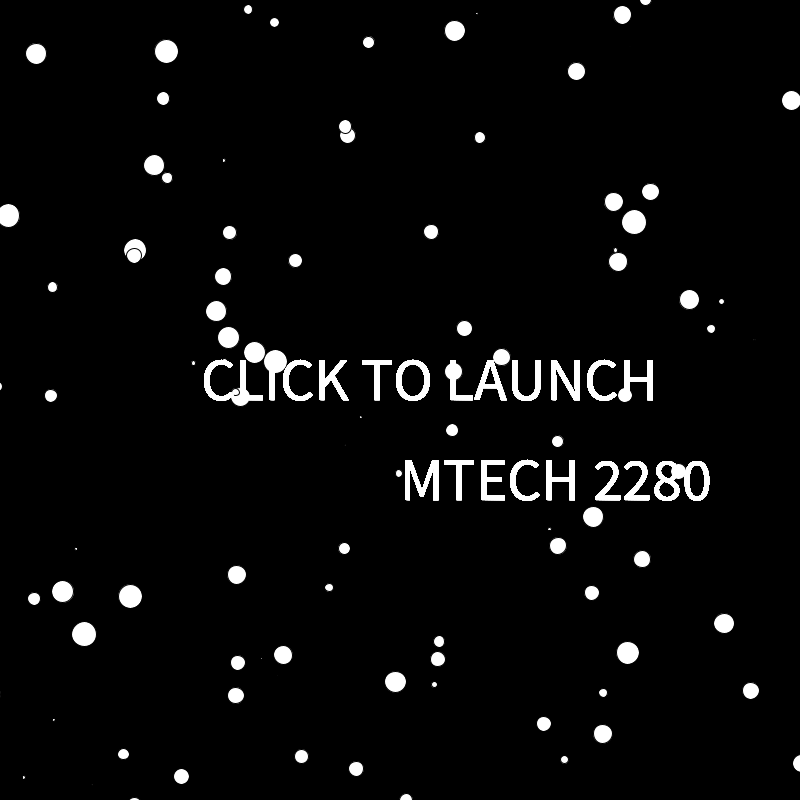
Frame 1 (no input)
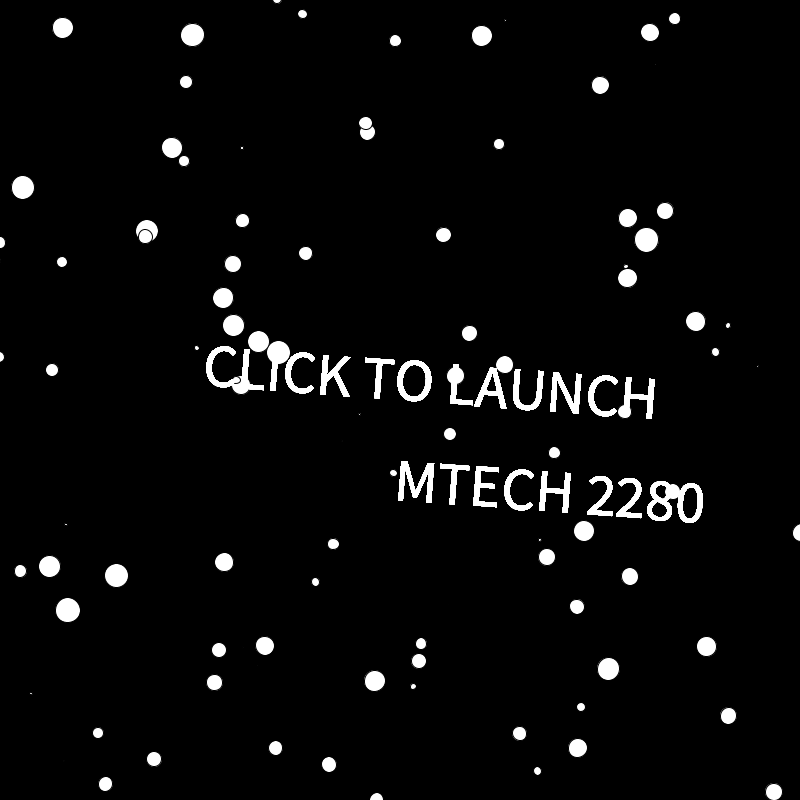
Frame 60 (the mouse pressed at the canvas centre just before this capture)
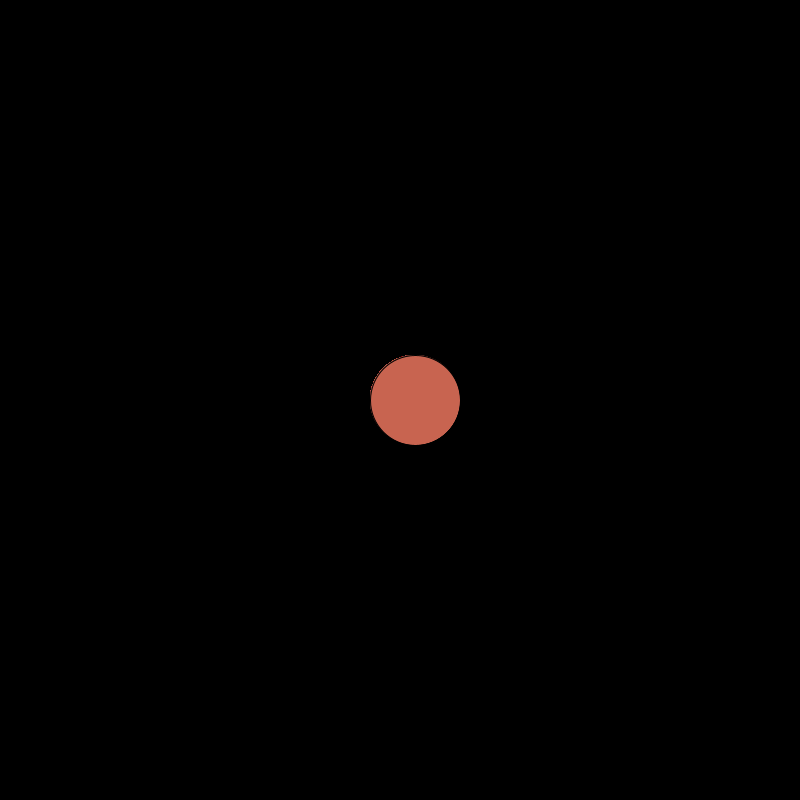
Frame 120 (the mouse held since frame 60 and released just before this capture)

The Processing sketch that drew these frames (run headless with seeded random() and noise(); from frame 60 on, the mouse is pressed at the canvas centre):

// Processing sketch: Midterm_Final_ish_
// ── Midterm_Final_ish_.pde
//Midterm - Travel to marsw
/*
!INSTRUCTIONS!
MAKE SURE TO START ON LEFT SIDE OF SCREEN FOR FULL EFFECT
Use mouseX to travel to the red planet
hover over the planet until it becomes highlighted
click on the highlighted planet to land
*/ 

String gameState;
      
int planetX, planetY;       
int planetSize = 10;   
color planetColor;
color planetHighlight;

boolean planetOver = false;

int starCount = 400; 

float[] starSize = new float[starCount];
float[] xPosition = new float[starCount];
float[] yPosition = new float[starCount];


void setup() {
  size(800, 800);
  gameState = "START";
  planetColor = color(200,100,80);
  planetHighlight = color(200);
  planetX = width/2+planetSize/2+10;
  planetY = height/2;
   
  ellipseMode(CENTER);
  
    for(int i = 0; i<starCount; i++)
  {
    starSize[i] = random(0, 25);
    xPosition[i] = random(-width, width);
    yPosition[i] = random(-height, height);
  }
  
}

void draw() {
  
 if(gameState == "START") {
   startGame();
 }
 else if (gameState == "PLAY"){
   playGame();
 }
 else if (gameState == "MARS"){
   marsGame();
 }
}

  
  void startGame(){
    background(0);
    textMode(CENTER);
    fill(255);
    textSize(60);
    //text("CLICK TO LAUNCH", width/4, height/2);
    
    for(int i = 0; i<starCount; i++)
  {
    smooth();
    if (mousePressed == true) {
    fill(0);
  } else {
    fill(255);
  }
  
 //https://processing.org/examples/star.html This example taught me how to rotate using push/popMatrix
  pushMatrix();
  translate(width*0.5, height*0.5);
  rotate(frameCount / 800.0);
  ellipse(xPosition[i], yPosition[i], starSize[i], starSize[i]);
  text("MTECH 2280",0,100);
  text("CLICK TO LAUNCH", -200, 0);
  popMatrix();
  
    if(mousePressed){
      gameState = "PLAY";
    }
  }
  }
 
  void playGame(){
  update(mouseX, mouseY);
  background(0);
  
  //mouseX = 0;
 
  
    for(int i = 0; i<starCount; i++)
  {
    smooth();
    if (mousePressed == true) {
    fill(0);
  } else {
    fill(255);
  }
  
  pushMatrix();
  translate(width*0.5, height*0.5);
  float scaleVar = map(mouseX, 0, width, 0.5, 5);
  scale(scaleVar);
  rotate(frameCount / 800.0);
  ellipse(xPosition[i], yPosition[i], starSize[i], starSize[i]);
  popMatrix();
 
  if (planetOver) {
    fill(planetHighlight);
  } else {
    fill(planetColor);
  }
  stroke(0);
  ellipse(planetX, planetY, planetSize+mouseX*.2, planetSize+mouseX*.2);
}

}

void update(int x, int y) {
  if ( planetCircle(planetX, planetY, planetSize) ) {
    planetOver = true;
  } else {
    planetOver = false;
  }
 
}  

void mousePressed() {
  if (planetOver) {
    gameState = "MARS";
  }
 //else
}


//https://processing.org/examples/button.html I used thise Example Creating lines 140-148
boolean planetCircle(int x, int y, int diameter) {
  float disX = x - mouseX;
  float disY = y - mouseY;
  if (sqrt(sq(disX) + sq(disY)) < diameter*0.5) {
    return true;
  } else {
    return false;
  }
}
void marsGame(){
  update(mouseX, mouseY);
  background(0);
  rectMode(CENTER);
  ellipseMode(CENTER);
  
  fill(200,100,80);
  rect(400, 600, width, height/2);
  
  fill(200);
    arc(600, 400, 30, 30, PI, PI+QUARTER_PI);
    arc(200, 600, 100, 100, PI, PI+QUARTER_PI);
    noStroke();
    
    
    
    fill(0,100, 255);
    ellipse(planetX, planetY-100, planetSize+10, planetSize+10);
    fill(0,255, 100);
    ellipse(planetX-5, planetY-102, 8, 5);
    ellipse(planetX-2, planetY-100, 3, 5);
    ellipse(planetX+4, planetY-98, 5, 6);
    ellipse(planetX-5, planetY-97, 2, 4);
    ellipse(planetX+4, planetY-104, 5, 3);
    
  

  if ( planetCircle(planetX, planetY-100, planetSize) ) {
    planetOver = true;
  } else {
    planetOver = false;
  }
  //gameState = "START";
  

if(mousePressed){
  if (planetOver) {
    gameState = "START";
  }
 //else
}
}

  boolean planetCircle2(int x, int y, int diameter) {
  float disX = x - mouseX;
  float disY = y - mouseY;
  if (sqrt(sq(disX) + sq(disY)) < diameter*0.5) {
    return true;
  } else {
    return false;
  }
    
}
